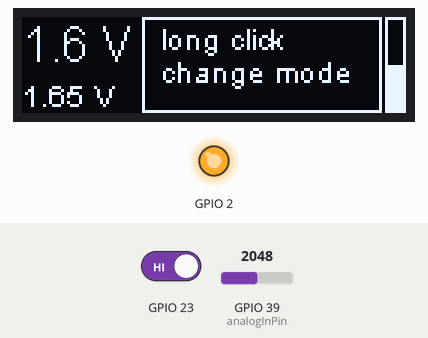
Simulated run of this sketch. Board: ESP32. On the bench: 128×32 one-colour display, output pins drawn as LEDs (lit = HIGH). The inputs (shaded band) are chosen by the test bench; at power-on: GPIO 23 HIGH, GPIO 39 (analogInPin) = 2048. What the sketch prints to the serial monitor is not drawn.

Above: at 2.7 s.
2.8 s: GPIO 23 driven LOW
At 4.9 s:
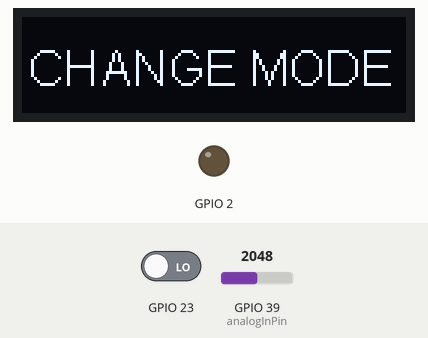
5.8 s: GPIO 23 driven HIGH
At 7.0 s:
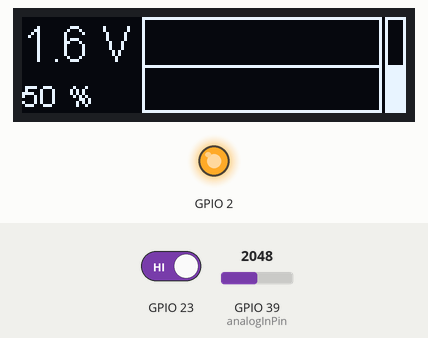
7.3 s: GPIO 23 driven LOW
At 7.7 s:
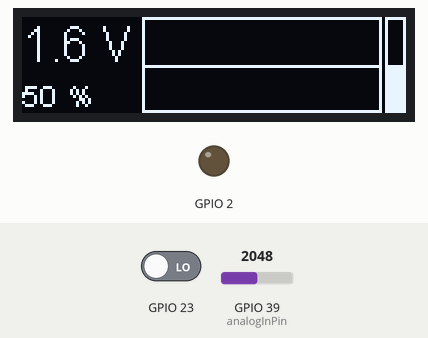
10.3 s: GPIO 23 driven HIGH
At 10.7 s:
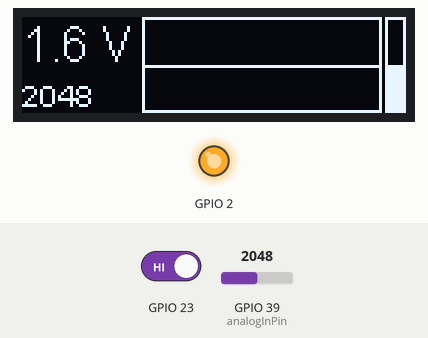
11.8 s: GPIO 39 (analogInPin) set to 2866
At 12.9 s:
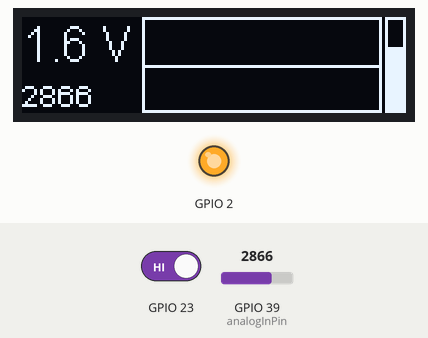
13.3 s: GPIO 39 (analogInPin) set to 3603
At 14.3 s:
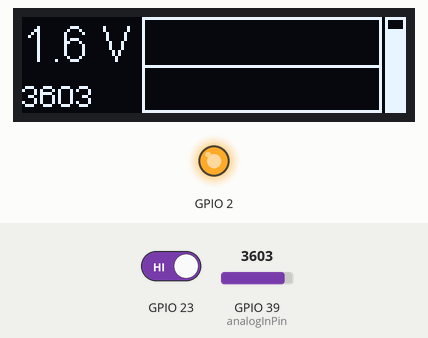
Timing chart, 0 to 15.8 s (numbered marks = the images above; inputs shaded):
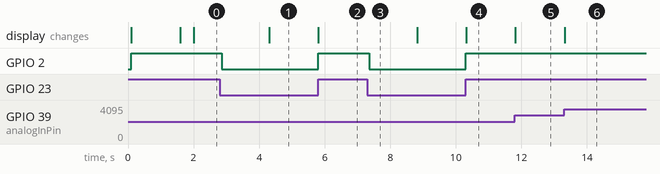

The sketch:

esp32-voltmetre.ino
```cpp
//ab3a43bd-8742-4aaf-9859-3c0d3162621a:5c:cf:7f:cb:31:16

#include "SSD1306.h" // alias for `#include "SSD1306Wire.h"`

#define RATIO 2
// Addre, SDA, SCL
SSD1306  display(0x3c,18,19,GEOMETRY_128_32);

const int analogInPin = A3;
int sensorValue = 0;

#define GRAPH_WIDTH 80
#define GRAPHPOS 40
#define GRAPHHEIGH 32

byte buffer[GRAPH_WIDTH];
int vmax=0;
bool first=true;

#define ADC_MODE  0
#define VOLT_MODE 1
#define PERCENT_MODE 2
#define MAX_ACQ 4095

#define MAX_MODE 2

#define LONGCLICK 1500
#define ACQ_STEP 500

int displayMode=VOLT_MODE;

unsigned long doAcqutition (){
    vmax=0;
    unsigned long before=micros();
    for (int i=0; i<GRAPH_WIDTH; i++) {
      sensorValue = analogRead(analogInPin);
      buffer[i]=map(sensorValue,0,MAX_ACQ,0,GRAPHHEIGH);
      if (sensorValue>vmax) vmax=sensorValue;
      while ((micros()%ACQ_STEP)!=0) {;}
    }
    return (micros()-before);
}


void setup() {
  display.init();
  display.flipScreenVertically();
  display.clear();
  display.setFont(ArialMT_Plain_16);
  unsigned long t=doAcqutition();
  display.drawString(0, 0, String(t/1000.0,3)+String(" ms"));
  display.drawString(0, 16, String(GRAPH_WIDTH)+String(" pts ")+String(GRAPH_WIDTH*10000.0/t,2)+String (" kHz"));
  display.display();

  Serial.begin(115200);
  Serial.println();
  Serial.println("ready");
  pinMode(23,INPUT);
  pinMode(2,OUTPUT);
  digitalWrite(2,HIGH);
  delay (1500);
  unsigned long a,b;
}


void loop() {
  sensorValue = analogRead(analogInPin);
  display.clear();
  //display.drawHorizontalLine(GRAPHPOS+GRAPH_WIDTH+1,GRAPHHEIGH-map(sensorValue,0,MAX_ACQ,0,GRAPHHEIGH),8);
  display.drawRect(GRAPHPOS+GRAPH_WIDTH+1,0,7,GRAPHHEIGH);
  display.fillRect(GRAPHPOS+GRAPH_WIDTH+1,GRAPHHEIGH-map(sensorValue,0,MAX_ACQ,0,GRAPHHEIGH),7,map(sensorValue,0,MAX_ACQ,0,GRAPHHEIGH));
  display.setFont(ArialMT_Plain_10);
  switch (displayMode) {
    case (ADC_MODE)    : display.drawString(0, 20, String(sensorValue)); break;
    case (VOLT_MODE)   : display.drawString(0, 20, String(sensorValue/(float(MAX_ACQ)/3.29),2)+String(" V")); break;
    case (PERCENT_MODE):display.drawString(0, 20, String(sensorValue*100/(float(MAX_ACQ)),0)+String(" %"));  break;
  }
  display.setFont(ArialMT_Plain_16);
  display.drawString(0, 0, String(vmax/(float(MAX_ACQ)/3.29),1)+String(" V"));

  if (digitalRead(23)==LOW) {
    unsigned long push=millis();
    delay (50);
    digitalWrite(2,LOW);
    while (digitalRead(23)==LOW) {
      if (millis()>push+LONGCLICK) {
            display.clear();
            display.setFont(ArialMT_Plain_16);
            display.drawString(2,8, "CHANGE MODE");
            display.display();
      }
      delay(1);
    }
    first=false;
    if (millis()<push+LONGCLICK) { // shrort click
       doAcqutition ();
    } else { // long click;
        displayMode++;
        if (displayMode>MAX_MODE) displayMode=0;
    }
    digitalWrite(2,HIGH);
  }
  display.drawRect(GRAPHPOS, 0, GRAPH_WIDTH, 32);
  if (first) {
    display.setFont(ArialMT_Plain_10);
    if (millis()%2000>1000){
      display.drawString(GRAPHPOS+6, 1, String("simple click"));
      display.drawString(GRAPHPOS+6, 12, String("acq. sample"));
    } else {
      display.drawString(GRAPHPOS+6, 1, String("long click"));
      display.drawString(GRAPHPOS+6, 12, String("change mode"));
    }
  } else {
    for (int i=0; i<GRAPH_WIDTH; i++) {
      //display.drawVerticalLine(GRAPHPOS+i,GRAPHHEIGH-buffer[i],buffer[i]);
      if (i>0) {
        display.drawLine(GRAPHPOS+i-1,GRAPHHEIGH-buffer[i-1],GRAPHPOS+i,GRAPHHEIGH-buffer[i]);
      }
      //display.setPixel(GRAPHPOS+i,GRAPHHEIGH-buffer[i]-2);
    }
  }
  display.display();
  delay(1);
}
```

Measured:
- after the input at 2.8 s, GPIO 2: HIGH → LOW after 0.05 s; the display: changes after 1.5 s (image 1)
- after the input at 5.8 s, GPIO 2: LOW → HIGH at once; the display: first changes at once (image 2 shows a later state)
- after the input at 7.3 s, GPIO 2: HIGH → LOW after 0.06 s
- after the input at 10.3 s, GPIO 2: LOW → HIGH at once; the display: first changes at once (image 4 shows a later state)
- after the input at 11.8 s, the display: changes at once (image 5)
- after the input at 13.3 s, the display: changes at once (image 6)
